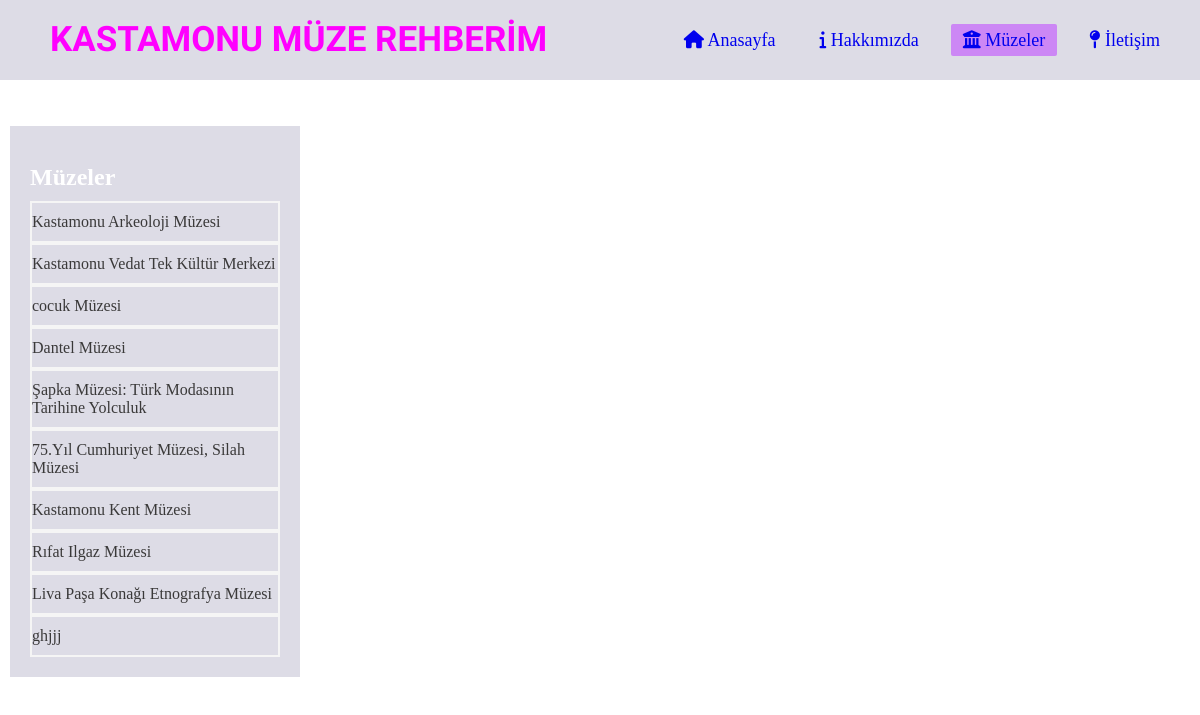
Page /kastamonuweb/museum.php on the committed database.
### tables this page shows
CREATE TABLE `museums` (
  `id` int(11) NOT NULL,
  `baslik` varchar(1000) NOT NULL,
  `metin` text NOT NULL,
  `resim` varchar(1000) NOT NULL
);

### kastamonuweb/museum.php (the view, shortened to what this page needs)
<?php
$servername = "localhost";
$username = "root";
$password = "";
$database = "museumdb";
$conn = new mysqli($servername, $username, $password, $database);
$sql = "SELECT id, baslik FROM museums";
$result = $conn->query($sql);
?>
<!DOCTYPE html>
<html lang="en">
<head>
    <link rel="stylesheet" href="https://cdnjs.cloudflare.com/ajax/libs/font-awesome/6.5.1/css/all.min.css">
    <link rel="stylesheet" href="css/vedat.css">
</head>
<body>
    <div class="container">
        <div class="navbar">
            <div class="logo">
                <a href="#">KASTAMONU MÜZE REHBERİM</a>
            </div>
            <ul>
                <li><a href="index.html"><i class="fa-solid fa-house"></i> Anasayfa </a></li>
                <li><a href="hakimizda.html"><i class="fa-solid fa-info"></i> Hakkımızda </a></li>
                <li><a href="museum.php" class="active"><i class="fa-solid fa-building-columns"></i> Müzeler </a></li>
                <li><a href="iletisim.html"><i class="fa-solid fa-map-pin"></i> İletişim </a></li>
            </ul>
        </div>
    </div>
    <br>
    <br>
    <div class="content">
        <div class="sidebar">
            <br>
            <h2>Müzeler</h2>
            <ul>
                <?php
                if ($result->num_rows > 0) {
                    while ($row = $result->fetch_assoc()) {
                        echo "<a href='museum_detail.php?id=" . $row["id"] . "'>" . $row["baslik"] . "</a>";
                    }
                } else {
                    echo "<li>Kayıt bulunamadı.</li>";
                }
                ?>
            </ul>
        </div>
    </div>
</body>
</html>

### kastamonuweb/css/vedat.css (style rules this page uses)
* { padding: 0; margin: 0; }
.navbar .logo a { font-family:'Rubik Doodle Shadow' ,sans-serif; font-size: 35px; font-weight: 700; text-decoration: none; line-height: 80px; color:fuchsia; }
.container .navbar { width: 100%; height: 80px; background:rgb(221, 220, 230 ); }
.navbar ul { float: right; margin-right: 20px; }
.navbar .logo { display: inline-block; margin-left: 50px; margin-top: 0px; }
.navbar ul li { list-style: none; display: inline-block; margin: 0 8px; line-height: 80px; }
.navbar ul li a { text-decoration: none; font-size: 18px; padding: 6px 12px; }
.navbar ul li a.active, .navbar ul li a:hover { background:rgb(204, 135, 245); border-radius: 2px; }
.content { display: flex; float: left; margin-right: 35px; }
.sidebar { width: 250px; background-color:rgb(221, 220, 230 ); color: #fff; padding: 20px; border: 10px white solid; }
.sidebar h2 { margin-bottom: 10px; }
.sidebar ul { list-style-type: none; padding: 0; }
.sidebar a { text-decoration: none; color: #3a3939; display: block; padding: 10px 0; border: 2px whitesmoke solid; }

### rows in the picture
museums: baslik "Kastamonu Arkeoloji Müzesi"
museums: baslik "Kastamonu Vedat Tek Kültür Merkezi"
museums: baslik "cocuk Müzesi"
museums: baslik "Dantel Müzesi"
museums: baslik "Şapka Müzesi: Türk Modasının Tarihine Yolculuk"
museums: baslik "75.Yıl Cumhuriyet Müzesi, Silah Müzesi"
museums: baslik "Kastamonu Kent Müzesi"
museums: baslik "Rıfat Ilgaz Müzesi"
museums: baslik "Liva Paşa Konağı Etnografya Müzesi"
museums: baslik "ghjjj"
